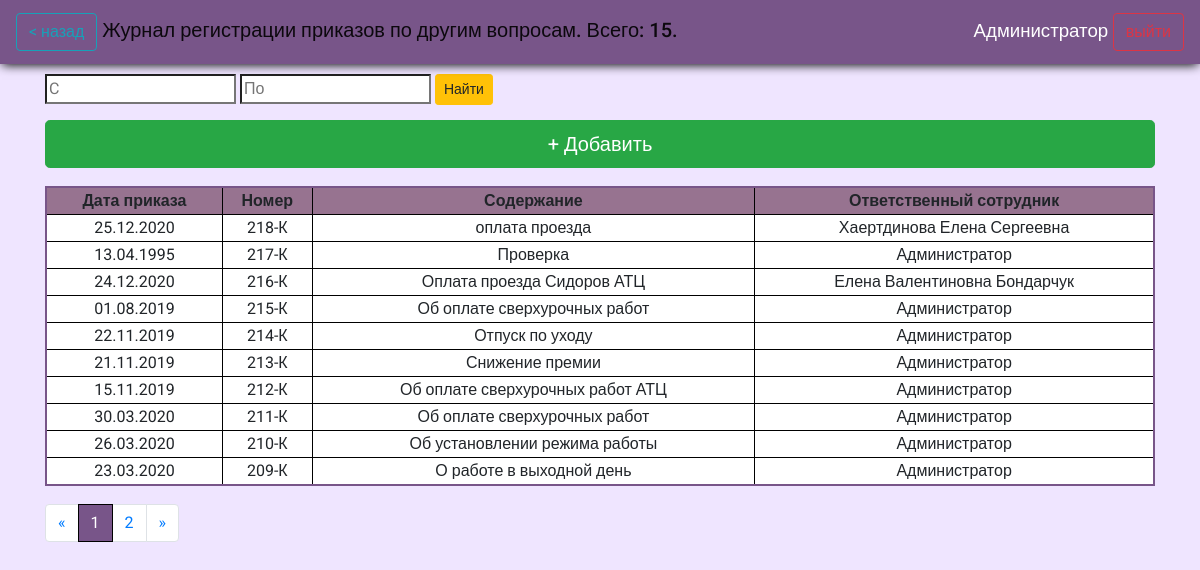
Before: /journals/orders_on_others/ (signed in) with the older database file.
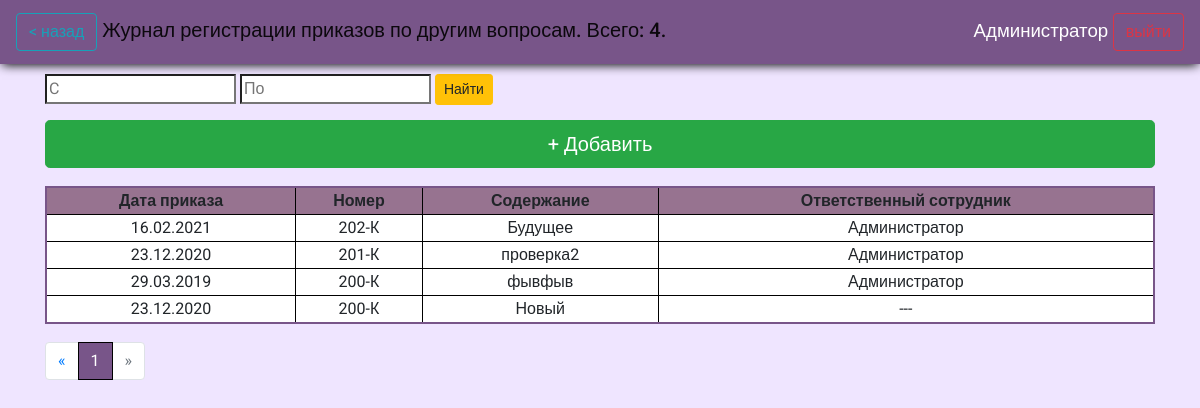
After: the same page with the newer database file.
### reg_jounals/models.py (models this page shows)
class OrdersOnOtherMatters(models.Model):
    oom_number = models.CharField(max_length=5, help_text="Введите номер приказа", verbose_name="Номер приказа", db_index=True)
    oom_date = models.DateField(help_text="Введите дату приказа", verbose_name="Дата приказа", db_index=True)
    oom_content = models.CharField(max_length=256, help_text="Введите содержание приказа", verbose_name='Содержание')
    oom_res_officer = models.CharField(blank=True, editable=False,  max_length=256, help_text="Сотрудник, который внес документ в систему ", verbose_name='Ответственный сотрудник')
    class Meta:
        ordering = ["id"]
        verbose_name = 'Приказ по другим вопросам'
        verbose_name_plural = 'Приказы по другим вопросам'

### reg_jounals/views.py (the view)
# urls.py: path('orders_on_others/', views.order_other_matters, name='orders_on_others'),
def order_other_matters(request):
    if request.user.is_authenticated:
        date_from = request.GET.get('oom_search_from','')
        date_to = request.GET.get('oom_search_to', '')
        if date_from and date_to:
            date_from = DT.datetime.strptime(date_from, '%d.%m.%Y').date()
            date_to = DT.datetime.strptime(date_to, '%d.%m.%Y').date()
            orders = OrdersOnOtherMatters.objects.filter(oom_date__range=(date_from, date_to)).order_by('oom_date')
        else:
            orders = OrdersOnOtherMatters.objects.all().order_by('-oom_number')
        p_orders = Paginator(orders, 10)
        page_number = request.GET.get('page', 1)
        page = p_orders.get_page(page_number)
        count = len(orders)
        return render(request, 'reg_jounals/orders_on_others.html', context={'orders':page, 'count':count})
    else:
        return render(request, 'reg_jounals/no_auth.html')

### reg_jounals/templates/reg_jounals/orders_on_others.html (shortened to what this page needs)
{%extends "reg_jounals/index.html" %}
{%block header%} <a class="btn btn-outline-info" href="../"> < назад</a> Журнал регистрации приказов по другим вопросам. Всего: {{count}}.  {%endblock%}
{%block content%}
<form action="{% url 'orders_on_others' %}">
  <input type="search" id="search_date" name="oom_search_from" placeholder="C">
  <input type="search" id="search_date2" name="oom_search_to" placeholder="По">
  <button class="btn btn-sm btn-warning" type="submit" name="" value="Найти">Найти</button>
</form>
<a class="btn btn-success btn-lg m-bottom btn-add " href="{%url 'orders_on_others_add_url'%}"> + Добавить</a>
{% if orders %}
<table>
  <thead class="thead-dark">
  <tr class="tr-header">
    <th scope="col">Дата приказа</th>
    <th scope="col">Номер</th>
    <th scope="col">Содержание</th>
    <th scope="col">Ответственный сотрудник</th>
  </tr>
  </thead>
  {%for order in orders%}
<tr onclick="return location.href = '{% url 'orders_on_others_upd_url' id=order.id%}' ">
    <td>{{order.oom_date|date:"d.m.Y"}}</td>
    <td>{{order.oom_number}}</td>
    <td>{{order.oom_content}}</td>
    <td>{{order.oom_res_officer}}</td>
</tr>
  {%endfor%}
</table>
<nav  class="paginator" aria-label="Page navigation example">
  <ul class="pagination">
    <li class="page-item">
      <a class="page-link" href="#" aria-label="Previous">
<span aria-hidden="true">&laquo;</span>
      </a>
    </li>
{% for p in orders.paginator.page_range %}
  {% if orders.number == p%}
   <li class="page-item active"><a class="page-link" href="?page={{p}}">{{ p }}</a></li>
   {%else%}
        <li class="page-item"><a class="page-link" href="?page={{p}}">{{ p }}</a></li>
    {%endif%}
  {% endfor %}
{%if orders.has_next%}
    <li class="page-item">
      <a class="page-link" href='?page={{orders.next_page_number}}' aria-label="Next">
<span aria-hidden="true">&raquo;</span>
      </a>
    </li>
  {%else%}
  <li class="page-item disabled">
    <a class="page-link" href='#' aria-disabled='true' aria-label="Next">
      <span aria-hidden="true">&raquo;</span>
    </a>
  </li>
  {%endif%}
  </ul>
</nav>
{%else%}
<h2>Записей нет</h2>
{%endif%}
{%endblock%}

Changed rows visible on the page:
removed OrdersOnOtherMatters: oom_date "25.12.2020", oom_number "218-К", oom_content "оплата проезда", oom_res_officer "Хаертдинова Елена Сергеевна"
removed OrdersOnOtherMatters: oom_date "13.04.1995", oom_number "217-К", oom_content "Проверка", oom_res_officer "Администратор"
removed OrdersOnOtherMatters: oom_date "24.12.2020", oom_number "216-К", oom_content "Оплата проезда Сидоров АТЦ", oom_res_officer "Елена Валентиновна Бондарчук"
removed OrdersOnOtherMatters: oom_date "01.08.2019", oom_number "215-К", oom_content "Об оплате сверхурочных работ", oom_res_officer "Администратор"
removed OrdersOnOtherMatters: oom_date "22.11.2019", oom_number "214-К", oom_content "Отпуск по уходу", oom_res_officer "Администратор"
removed OrdersOnOtherMatters: oom_date "21.11.2019", oom_number "213-К", oom_content "Снижение премии", oom_res_officer "Администратор"
removed OrdersOnOtherMatters: oom_date "15.11.2019", oom_number "212-К", oom_content "Об оплате сверхурочных работ АТЦ", oom_res_officer "Администратор"
removed OrdersOnOtherMatters: oom_date "30.03.2020", oom_number "211-К", oom_content "Об оплате сверхурочных работ", oom_res_officer "Администратор"
removed OrdersOnOtherMatters: oom_date "26.03.2020", oom_number "210-К", oom_content "Об установлении режима работы", oom_res_officer "Администратор"
removed OrdersOnOtherMatters: oom_date "23.03.2020", oom_number "209-К", oom_content "О работе в выходной день", oom_res_officer "Администратор"
added OrdersOnOtherMatters: oom_date "16.02.2021", oom_number "202-К", oom_content "Будущее", oom_res_officer "Администратор"
added OrdersOnOtherMatters: oom_date "23.12.2020", oom_number "201-К", oom_content "проверка2", oom_res_officer "Администратор"
added OrdersOnOtherMatters: oom_date "29.03.2019", oom_number "200-К", oom_content "фывфыв", oom_res_officer "Администратор"
added OrdersOnOtherMatters: oom_date "23.12.2020", oom_number "200-К", oom_content "Новый", oom_res_officer "---"
Other visible differences:
{{ count }}: "15" → "4"
list line gone: "2"
